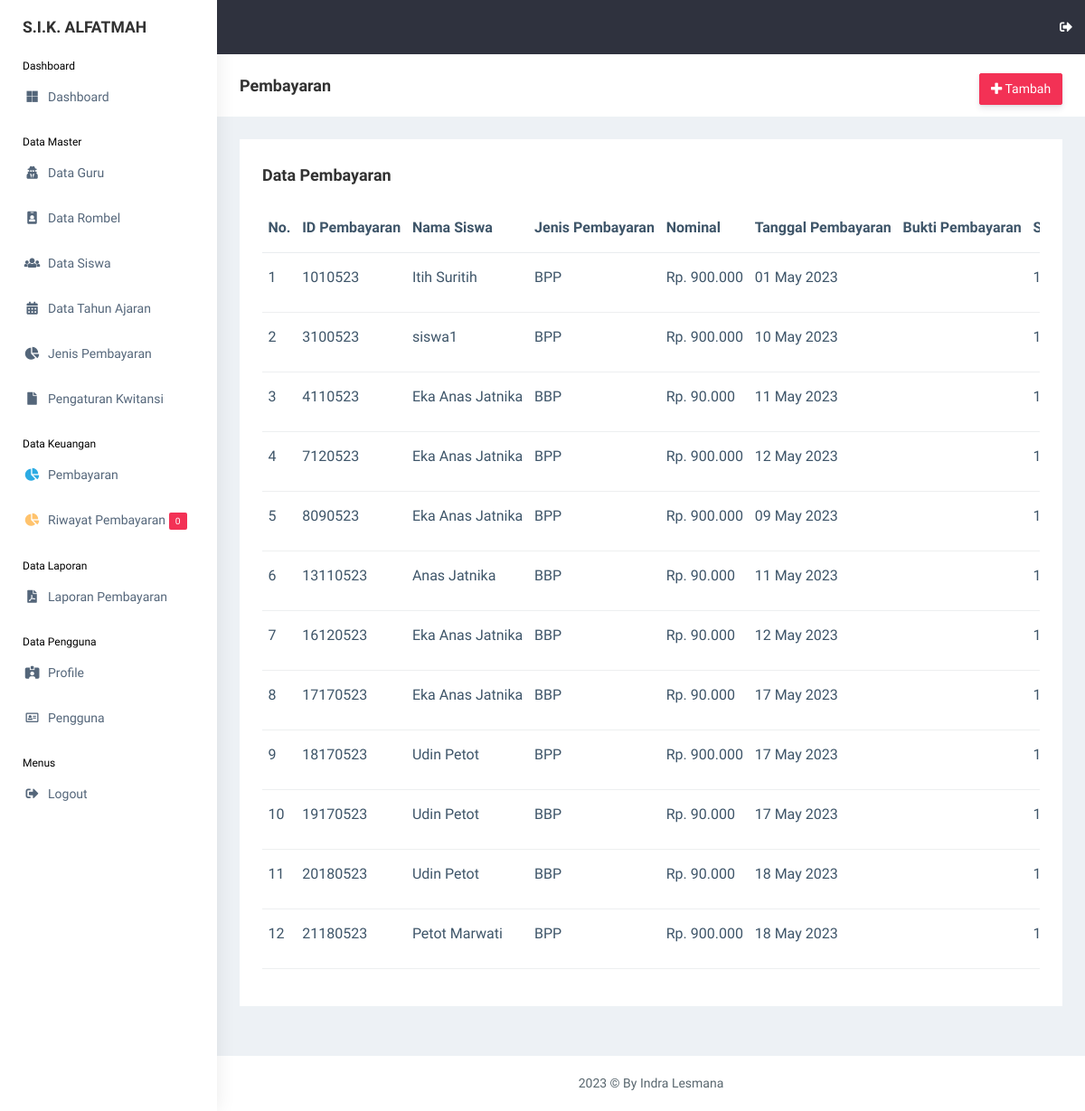
/view_pembayaran/pembayaran.php (signed in), run on the app's committed database.
### tables this page shows
CREATE TABLE `pembayaran` (
  `id_pembayaran` int(11) NOT NULL,
  `id_siswa` int(11) NOT NULL,
  `id_jenis_pembayaran` int(11) NOT NULL,
  `bbp_bulan` int(11) NOT NULL,
  `bbp_tahun` int(11) NOT NULL,
  `nominal_pembayaran` int(11) NOT NULL,
  `tanggal_pembayaran` date NOT NULL,
  `bukti` varchar(255) NOT NULL,
  `status` int(11) NOT NULL,
  `id_rombel` int(11) NOT NULL,
  `id_tahun_ajaran` int(11) NOT NULL
);

CREATE TABLE `siswa` (
  `id_siswa` int(11) NOT NULL,
  `nis` int(11) NOT NULL,
  `nisn` int(11) NOT NULL,
  `nama_siswa` varchar(255) NOT NULL,
  `id_rombel` int(11) NOT NULL,
  `jk` varchar(20) NOT NULL,
  `alamat` text NOT NULL,
  `phone` varchar(20) NOT NULL,
  `username` varchar(255) NOT NULL,
  `password` varchar(255) NOT NULL,
  `gambar` varchar(255) NOT NULL,
  `id_tahun_ajaran` int(11) NOT NULL,
  `date_created` date NOT NULL,
  `is_active` int(11) NOT NULL
);

CREATE TABLE `jenis_pembayaran` (
  `id_jenis_pembayaran` int(11) NOT NULL,
  `jenis_pembayaran` varchar(255) NOT NULL,
  `nominal` int(11) NOT NULL,
  `deskripsi` text NOT NULL
);

### functions.php (called while the page is built, shortened)
<?php
$conn = mysqli_connect("localhost", "root", "", "db_sika");
function query($query)
{
    global $conn;
    $result = mysqli_query($conn, $query);
    $rows = [];
    while ($row = mysqli_fetch_assoc($result)) {
        $rows[] = $row;
    }
    return $rows;
}

### view_pembayaran/pembayaran.php (the view, shortened to what this page needs)
<?php
include "../templates/header.php";
$pembayaran = query(
    "SELECT * FROM pembayaran
    INNER JOIN siswa ON siswa.id_siswa = pembayaran.id_siswa
    INNER JOIN jenis_pembayaran ON jenis_pembayaran.id_jenis_pembayaran = pembayaran.id_jenis_pembayaran"
);
?>
<div class="page-breadcrumb bg-white">
    <div class="row align-items-center">
        <div class="col-lg-3 col-md-4 col-sm-4 col-xs-12">
            <h4 class="page-title">Pembayaran</h4>
        </div>
        <div class="col-lg-9 col-sm-8 col-md-8 col-xs-12">
            <div class="d-md-flex">
                <ol class="breadcrumb ms-auto">
                    <li><a href="pembayaran_add.php"
                            class="btn btn-danger  d-none d-md-block pull-right ms-3 hidden-xs hidden-sm waves-effect waves-light text-white"><i
                                class="fas fa-plus"></i> Tambah</a>
                    </li>
                </ol>
            </div>
        </div>
    </div>
</div>
<div class="container-fluid">
    <div class="row">
        <div class="col-md-12 col-lg-12 col-sm-12">
            <div class="white-box">
                <div class="d-md-flex mb-3">
                    <h3 class="box-title mb-0">Data Pembayaran</h3>
                </div>
                <div class="table-responsive">
                    <table class="table no-wrap">
                        <thead>
                            <tr>
                                <th class="border-top-0">No.</th>
                                <th class="border-top-0">ID Pembayaran</th>
                                <th class="border-top-0">Nama Siswa</th>
                                <th class="border-top-0">Jenis Pembayaran</th>
                                <th class="border-top-0">Nominal</th>
                                <th class="border-top-0">Tanggal Pembayaran</th>
                                <th class="border-top-0">Bukti Pembayaran</th>
                                <th class="border-top-0">Status</th>
                            </tr>
                        </thead>
                        <tbody>
                            <?php $i = 1; ?>
                            <?php foreach ($pembayaran as $p): ?>
                                <tr>
                                    <td>
                                        <?= $i; ?>
                                    </td>
                                    <td class="txt-oflo">
                                        <?= $p["id_pembayaran"] . date("dmy", strtotime($p["tanggal_pembayaran"])); ?>
                                    </td>
                                    <td class="txt-oflo">
                                        <?= $p["nama_siswa"]; ?>
                                    </td>
                                    <td class="txt-oflo">
                                        <?= $p["jenis_pembayaran"]; ?>
                                    </td>
                                    <td class="txt-oflo">
                                        Rp.
                                        <?= number_format($p["nominal"], 0, ',', '.'); ?>
                                    </td>
                                    <td class="txt-oflo">
                                        <?= date("d F Y", strtotime($p["tanggal_pembayaran"])); ?>
                                    </td>
                                    <td class="txt-oflo">
                                    </td>
                                    <td class="txt-oflo">
                                        <?= $p["status"]; ?>
                                    </td>
                                </tr>
                                <?php $i++; ?>
                            <?php endforeach; ?>
                        </tbody>
                    </table>
                </div>
            </div>
        </div>
    </div>
</div>
<?php
include "../templates/footer.php";
?>

### data on the page
pembayaran: id_pembayaran "1", tanggal_pembayaran "010523", id_siswa.nama_siswa "Itih Suritih", id_jenis_pembayaran.jenis_pembayaran "BPP", id_jenis_pembayaran.nominal "900.000", tanggal_pembayaran "01 May 2023", status "1"
pembayaran: id_pembayaran "3", tanggal_pembayaran "100523", id_siswa.nama_siswa "siswa1", id_jenis_pembayaran.jenis_pembayaran "BPP", id_jenis_pembayaran.nominal "900.000", tanggal_pembayaran "10 May 2023", status "1"
pembayaran: id_pembayaran "4", tanggal_pembayaran "110523", id_siswa.nama_siswa "Eka Anas Jatnika", id_jenis_pembayaran.jenis_pembayaran "BBP", id_jenis_pembayaran.nominal "90.000", tanggal_pembayaran "11 May 2023", status "1"
pembayaran: id_pembayaran "7", tanggal_pembayaran "120523", id_siswa.nama_siswa "Eka Anas Jatnika", id_jenis_pembayaran.jenis_pembayaran "BPP", id_jenis_pembayaran.nominal "900.000", tanggal_pembayaran "12 May 2023", status "1"
pembayaran: id_pembayaran "8", tanggal_pembayaran "090523", id_siswa.nama_siswa "Eka Anas Jatnika", id_jenis_pembayaran.jenis_pembayaran "BPP", id_jenis_pembayaran.nominal "900.000", tanggal_pembayaran "09 May 2023", status "1"
pembayaran: id_pembayaran "13", tanggal_pembayaran "110523", id_siswa.nama_siswa "Anas Jatnika", id_jenis_pembayaran.jenis_pembayaran "BBP", id_jenis_pembayaran.nominal "90.000", tanggal_pembayaran "11 May 2023", status "1"
pembayaran: id_pembayaran "16", tanggal_pembayaran "120523", id_siswa.nama_siswa "Eka Anas Jatnika", id_jenis_pembayaran.jenis_pembayaran "BBP", id_jenis_pembayaran.nominal "90.000", tanggal_pembayaran "12 May 2023", status "1"
pembayaran: id_pembayaran "17", tanggal_pembayaran "170523", id_siswa.nama_siswa "Eka Anas Jatnika", id_jenis_pembayaran.jenis_pembayaran "BBP", id_jenis_pembayaran.nominal "90.000", tanggal_pembayaran "17 May 2023", status "1"
pembayaran: id_pembayaran "18", tanggal_pembayaran "170523", id_siswa.nama_siswa "Udin Petot", id_jenis_pembayaran.jenis_pembayaran "BPP", id_jenis_pembayaran.nominal "900.000", tanggal_pembayaran "17 May 2023", status "1"
pembayaran: id_pembayaran "19", tanggal_pembayaran "170523", id_siswa.nama_siswa "Udin Petot", id_jenis_pembayaran.jenis_pembayaran "BBP", id_jenis_pembayaran.nominal "90.000", tanggal_pembayaran "17 May 2023", status "1"
pembayaran: id_pembayaran "20", tanggal_pembayaran "180523", id_siswa.nama_siswa "Udin Petot", id_jenis_pembayaran.jenis_pembayaran "BBP", id_jenis_pembayaran.nominal "90.000", tanggal_pembayaran "18 May 2023", status "1"
pembayaran: id_pembayaran "21", tanggal_pembayaran "180523", id_siswa.nama_siswa "Petot Marwati", id_jenis_pembayaran.jenis_pembayaran "BPP", id_jenis_pembayaran.nominal "900.000", tanggal_pembayaran "18 May 2023", status "1"

### other printed values
$total_notif "0"
